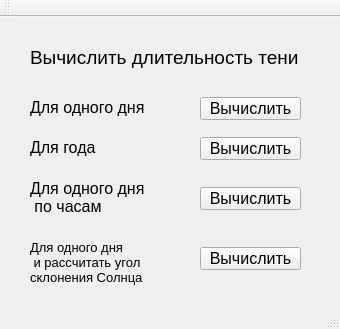
<?xml version="1.0" encoding="UTF-8"?>
<ui version="4.0">
 <class>ChooseAction</class>
 <widget class="QMainWindow" name="ChooseAction">
  <property name="geometry">
   <rect>
    <x>0</x>
    <y>0</y>
    <width>340</width>
    <height>329</height>
   </rect>
  </property>
  <property name="windowTitle">
   <string>ChooseAction</string>
  </property>
  <widget class="QWidget" name="centralWidget">
   <widget class="QLabel" name="label">
    <property name="geometry">
     <rect>
      <x>30</x>
      <y>20</y>
      <width>281</width>
      <height>41</height>
     </rect>
    </property>
    <property name="font">
     <font>
      <pointsize>14</pointsize>
     </font>
    </property>
    <property name="text">
     <string>Вычислить длительность тени</string>
    </property>
   </widget>
   <widget class="QPushButton" name="pushButton_Third">
    <property name="geometry">
     <rect>
      <x>200</x>
      <y>170</y>
      <width>101</width>
      <height>23</height>
     </rect>
    </property>
    <property name="font">
     <font>
      <pointsize>12</pointsize>
     </font>
    </property>
    <property name="text">
     <string>Вычислить</string>
    </property>
   </widget>
   <widget class="QPushButton" name="fourTask">
    <property name="geometry">
     <rect>
      <x>200</x>
      <y>230</y>
      <width>101</width>
      <height>23</height>
     </rect>
    </property>
    <property name="font">
     <font>
      <pointsize>12</pointsize>
     </font>
    </property>
    <property name="text">
     <string>Вычислить</string>
    </property>
   </widget>
   <widget class="QLabel" name="label_3">
    <property name="geometry">
     <rect>
      <x>30</x>
      <y>120</y>
      <width>131</width>
      <height>21</height>
     </rect>
    </property>
    <property name="font">
     <font>
      <pointsize>12</pointsize>
     </font>
    </property>
    <property name="text">
     <string>Для года</string>
    </property>
   </widget>
   <widget class="QPushButton" name="pushButton_Second">
    <property name="geometry">
     <rect>
      <x>200</x>
      <y>120</y>
      <width>101</width>
      <height>23</height>
     </rect>
    </property>
    <property name="font">
     <font>
      <pointsize>12</pointsize>
     </font>
    </property>
    <property name="text">
     <string>Вычислить</string>
    </property>
   </widget>
   <widget class="QPushButton" name="pushButton_First">
    <property name="geometry">
     <rect>
      <x>200</x>
      <y>80</y>
      <width>101</width>
      <height>23</height>
     </rect>
    </property>
    <property name="font">
     <font>
      <pointsize>12</pointsize>
     </font>
    </property>
    <property name="text">
     <string>Вычислить</string>
    </property>
   </widget>
   <widget class="QLabel" name="label_2">
    <property name="geometry">
     <rect>
      <x>30</x>
      <y>80</y>
      <width>131</width>
      <height>21</height>
     </rect>
    </property>
    <property name="font">
     <font>
      <pointsize>12</pointsize>
     </font>
    </property>
    <property name="text">
     <string>Для одного дня</string>
    </property>
   </widget>
   <widget class="QLabel" name="label_5">
    <property name="geometry">
     <rect>
      <x>30</x>
      <y>210</y>
      <width>151</width>
      <height>71</height>
     </rect>
    </property>
    <property name="font">
     <font>
      <pointsize>10</pointsize>
     </font>
    </property>
    <property name="text">
     <string>Для одного дня
 и рассчитать угол
склонения Солнца</string>
    </property>
   </widget>
   <widget class="QLabel" name="label_4">
    <property name="geometry">
     <rect>
      <x>30</x>
      <y>160</y>
      <width>131</width>
      <height>41</height>
     </rect>
    </property>
    <property name="font">
     <font>
      <pointsize>12</pointsize>
     </font>
    </property>
    <property name="text">
     <string>Для одного дня
 по часам</string>
    </property>
   </widget>
   <widget class="QLabel" name="label_6">
    <property name="geometry">
     <rect>
      <x>10</x>
      <y>290</y>
      <width>181</width>
      <height>61</height>
     </rect>
    </property>
    <property name="font">
     <font>
      <family>Times New Roman</family>
      <pointsize>14</pointsize>
      <weight>75</weight>
      <bold>true</bold>
     </font>
    </property>
    <property name="text">
     <string>САР &quot;Окно старта&quot;</string>
    </property>
   </widget>
   <widget class="QPushButton" name="pushButton_five">
    <property name="geometry">
     <rect>
      <x>190</x>
      <y>310</y>
      <width>131</width>
      <height>31</height>
     </rect>
    </property>
    <property name="text">
     <string>Выполнить</string>
    </property>
   </widget>
  </widget>
  <widget class="QMenuBar" name="menuBar">
   <property name="geometry">
    <rect>
     <x>0</x>
     <y>0</y>
     <width>340</width>
     <height>21</height>
    </rect>
   </property>
  </widget>
  <widget class="QToolBar" name="mainToolBar">
   <attribute name="toolBarArea">
    <enum>TopToolBarArea</enum>
   </attribute>
   <attribute name="toolBarBreak">
    <bool>false</bool>
   </attribute>
  </widget>
  <widget class="QStatusBar" name="statusBar"/>
 </widget>
 <layoutdefault spacing="6" margin="11"/>
 <resources/>
 <connections/>
</ui>
